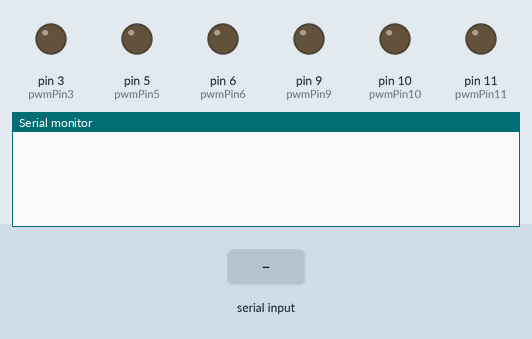
Bench run of a sketch on a simulated Arduino Uno, built with avr-gcc and run on an emulated ATmega328P. Parts: output pins drawn as LEDs (lit = HIGH), the last lines printed to the serial monitor. The test bench sets the inputs (shaded band).

Above: at 1.2 s.
1.3 s: "90,45,200\n" received over Serial
At 1.7 s:
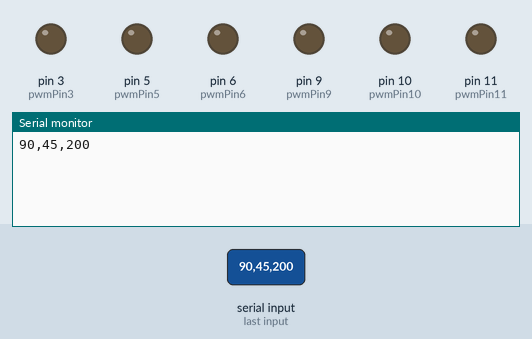
2.8 s: "90,45\n" received over Serial
At 4.0 s:
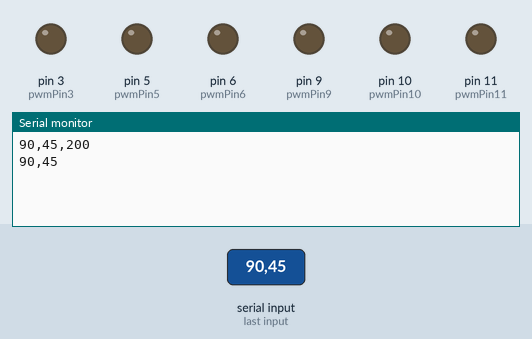
4.3 s: "3\n" received over Serial
At 5.2 s:
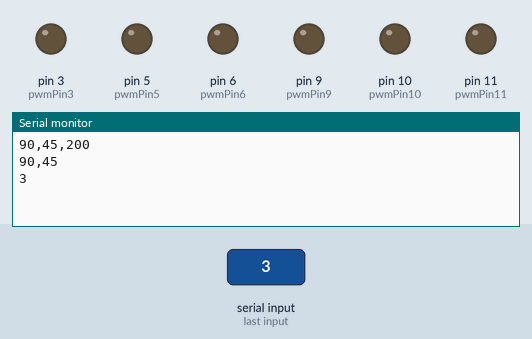

The sketch:

Outie_pwm_driver.ino
```cpp
/*
 * LOTs Arduino PWM shield
 * Raspberry PI sends pin ID and PWM rate over serial data via USB cable
 * parsed into individual signals and drives mosfets with a PWM signal using the sparkfun mosfet shield
 * https://www.sparkfun.com/products/10618
 *
 * 1:30 is pin 1, PWM 30
 * also accepts two or more values comma seperated up to 38 bytes
 * 1:30,5:254,9:75
 * terminated wiht a carraige return '/n'
 *
 * Arduino PWM pins are 3,5,6,9,10,11
 *
 * Disable Auto Reset on Serial connection:
 * Stick a 120 ohm resistor in the headers between 5v and reset on the arduino

 */

// pins for the PWM circuits
const int pwmPin3 = 3;
const int pwmPin5 = 5;
const int pwmPin6 = 6;
const int pwmPin9 = 9;
const int pwmPin10 = 10;
const int pwmPin11 = 11;

const int sizeOfInData = 40;
char inData[sizeOfInData];
byte index = 0;

char *pwm1, *pwm2, *pwm3, *pwm4, *pwm5, *pwm6, *i;

void setup() {
  Serial.begin(115200);
  Serial.setTimeout(100);
  // make the pins outputs:
  pinMode(pwmPin3, OUTPUT);
  pinMode(pwmPin5, OUTPUT);
  pinMode(pwmPin6, OUTPUT);
  pinMode(pwmPin9, OUTPUT);
  pinMode(pwmPin10, OUTPUT);
  pinMode(pwmPin11, OUTPUT);
}
void loop() {
  while(Serial.available() > 0){
    char aChar = Serial.read();
      if(aChar == '\n')
      {
        for(int i = 0; i < index; i++){
          Serial.write(inData[i]);
        }
        Serial.println();
          char* command = strtok(inData, ",");
          while (command != 0)
          {
            // Split the command in two values
            char* separator = strchr(command, ':');
            if (separator != 0){
              // Actually split the string in 2: replace ':' with 0
              *separator = 0;
              int pinId = atoi(command);
              ++separator;
              int pwmRate = atoi(separator);

              switch (pinId){
                case 3:    //
                  analogWrite(pwmPin3, pwmRate);
                  break;
                case 5:    //
                  analogWrite(pwmPin5, pwmRate);
                  break;
                case 6:    //
                  analogWrite(pwmPin6, pwmRate);
                  break;
                case 9:    //
                  analogWrite(pwmPin9, pwmRate);
                  break;
                case 10:    //
                  analogWrite(pwmPin10, pwmRate);
                  break;
                case 11:    //
                  analogWrite(pwmPin11, pwmRate);
                  break;
              }
              Serial.print("pinId: ");
              Serial.println(pinId);
              Serial.print("pwmRate: ");
              Serial.println(pwmRate);
            }
            // Find the next command in input string
            command = strtok(0, "&");
          }
        index = 0;
        inData[index] = NULL;
      }else{
        if(index < sizeOfInData-2){  //safety to keep from overrunning the buffer
          inData[index] = aChar;
          index++;
        inData[index] = '\0'; // Keep the string NULL terminated
      }
    }
  }

}
```

Measured:
- after the input at 1.3 s, the serial monitor: prints a new line at once (image 1)
- after the input at 2.8 s, the serial monitor: prints a new line at once (image 2)
- after the input at 4.3 s, the serial monitor: prints a new line at once (image 3)
